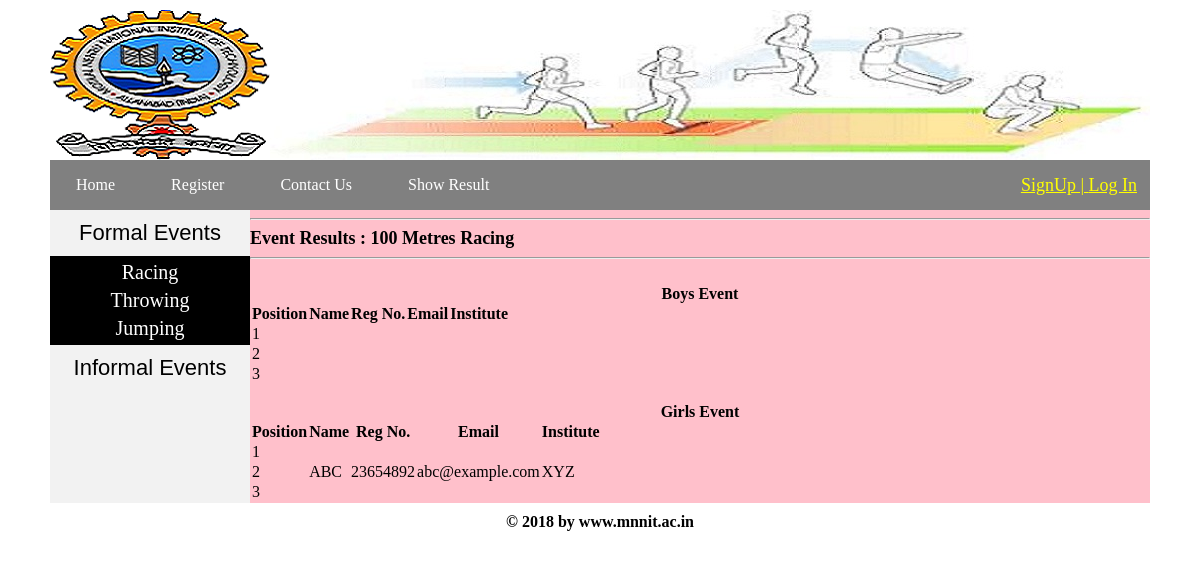
/old/index.php?show_result, run on the app's committed database.
### tables this page shows
CREATE TABLE `user` (
  `user_id` int(10) NOT NULL,
  `user_ip` varchar(255) NOT NULL,
  `name` text NOT NULL,
  `reg_no` int(10) NOT NULL,
  `email` varchar(100) NOT NULL,
  `password` varchar(100) NOT NULL,
  `gender` varchar(10) NOT NULL,
  `institute` varchar(255) NOT NULL,
  `course` text NOT NULL,
  `branch` text NOT NULL,
  `contact` varchar(255) NOT NULL,
  `image` text NOT NULL
);

### functions/functions.php (called while the page is built, shortened)
<?php
$con = mysqli_connect('localhost','root','','atheleticmeet');
		 ?>
					<?php
function get_result($id,$j){
	global $con;
	$get_userinfo = "select * from user where user_id='$id'";
	              $run_userinfo = mysqli_query($con,$get_userinfo);
			       $row_userinfo= mysqli_fetch_array($run_userinfo);
				  $name = $row_userinfo['name'];
		          $reg_no=$row_userinfo['reg_no'];
		              $email=$row_userinfo['email'];
		              $institute = $row_userinfo['institute'];
					  return array($name,$reg_no,$email,$institute);
}
?>

### show_result.php (the view, shortened to what this page needs)
<?php
       include("includes/db.php");
	   $get_event = "select * from event_result WHERE event_name='100m Race'";
	   $run_event = mysqli_query($connect,$get_event);
	   $row_event = mysqli_fetch_array($run_event);
		   $id1_b = $row_event['winner1_id_b'];
		   $id2_b = $row_event['winner2_id_b'];
		   $id3_b = $row_event['winner3_id_b'];
		   $id1_g = $row_event['winner1_id_g'];
		   $id2_g = $row_event['winner2_id_g'];
		   $id3_g = $row_event['winner3_id_g'];
	?>
<div class="container">
	<div class="col-md-12 text-secondary">
			<hr>
			<p><b style='text-align:center;font-size:18px;'>Event Results : 100 Metres Racing</b></p>
		<hr></br>
	</div>
</div>
	<div class="col-md-12 text-secondary">
		 <div class="panel panel-default panel-info">
		  	<div class="panel-heading" align='center'><h4 >Boys Event</h4></div>
				  	<table class="table table-bordered">
				  		<thead align="center">
				  			<tr>
				  				<th>Position</th>
								<th>Name</th>
								<th>Reg No.</th>
						        <th>Email</th>
								<th>Institute</th>
				  			</tr>
				  		</thead>
					<?php
					   $j=1;
					      list($name,$reg_no,$email,$institute) = get_result($id1_b,$j);
						  $j++;
					   ?>
						   	<tr align='left'>
					            <td align='left'>1</td>
					            <td align='left'> <?php echo $name;?></td>
					            <td align='left'><?php echo $reg_no; ?></td>
					            <td align='left'><?php echo $email; ?></td>
					            <td align='left'><?php echo $institute; ?></td>
					    	</tr>
					<?php
					    list($name,$reg_no,$email,$institute) = get_result($id2_b,$j);
						$j++;
					?>
					        <tr align='left'>
					            <td align='left'>2</td>
					            <td align='left'> <?php echo $name;?></td>
					            <td align='left'><?php echo $reg_no; ?></td>
					            <td align='left'><?php echo $email; ?></td>
					            <td align='left'><?php echo $institute; ?></td>
					    	</tr>
					<?php
					    list($name,$reg_no,$email,$institute) = get_result($id3_b,$j);
					?>
					        <tr align='left'>
					            <td align='left'>3</td>
					            <td align='left'> <?php echo $name;?></td>
					            <td align='left'><?php echo $reg_no; ?></td>
					            <td align='left'><?php echo $email; ?></td>
					            <td align='left'><?php echo $institute; ?></td>
					    	</tr>
					</table>
			</div>
			<br>
		</div>
	<div class="col-md-12 text-secondary">
		<div class="panel panel-default panel-info">
		  	<div class="panel-heading" align='center'><h4 >Girls Event</h4></div>
				  	<table class="table table-bordered">
				  		<thead align="center">
				  			<tr>
				  				<th>Position</th>
								<th>Name</th>
								<th>Reg No.</th>
						        <th>Email</th>
								<th>Institute</th>
				  			</tr>
				  		</thead>
					<?php
					   $j=1;
					      list($name,$reg_no,$email,$institute) = get_result($id1_g,$j);
						  $j++;
					   ?>
						   	<tr align='left'>
					            <td align='left'>1</td>
					            <td align='left'> <?php echo $name;?></td>
					            <td align='left'><?php echo $reg_no; ?></td>
					            <td align='left'><?php echo $email; ?></td>
					            <td align='left'><?php echo $institute; ?></td>
					    	</tr>
					<?php
					    list($name,$reg_no,$email,$institute) = get_result($id2_g,$j);
						$j++;
					?>
					        <tr align='left'>
					            <td align='left'>2</td>
					            <td align='left'> <?php echo $name;?></td>
					            <td align='left'><?php echo $reg_no; ?></td>
					            <td align='left'><?php echo $email; ?></td>
					            <td align='left'><?php echo $institute; ?></td>
					    	</tr>
					<?php
					    list($name,$reg_no,$email,$institute) = get_result($id3_g,$j);
					?>
					        <tr align='left'>
					            <td align='left'>3</td>
					            <td align='left'> <?php echo $name;?></td>
					            <td align='left'><?php echo $reg_no; ?></td>
					            <td align='left'><?php echo $email; ?></td>
					            <td align='left'><?php echo $institute; ?></td>
					    	</tr>
					</table>
			</div>
		</div>

### styles/style.css (style rules this page uses)
html, body, div, span, applet, object, iframe, h1, h2, h3, h4, h5, h6, p, blockquote, pre, a, abbr, acronym, address, big, cite, code, del, dfn, em, img, ins, kbd, q, s, samp, small, strike, strong, sub, sup, tt, var, b, u, i, center, dl, dt, dd, ol, ul, li, fieldset, form, label, legend, table, caption, tbody, tfoot, thead, tr, th, td, article, aside, canvas, details, embed, figure, figcaption, footer, header, hgroup, menu, nav, output, ruby, section, summary, time, mark, audio, video { margin: 0; padding: 0; border: 0; vertical-align: baseline; }
body { background:white; }

### data on the page
user: name "ABC", reg_no "23654892", email "abc@example.com", institute "XYZ"
